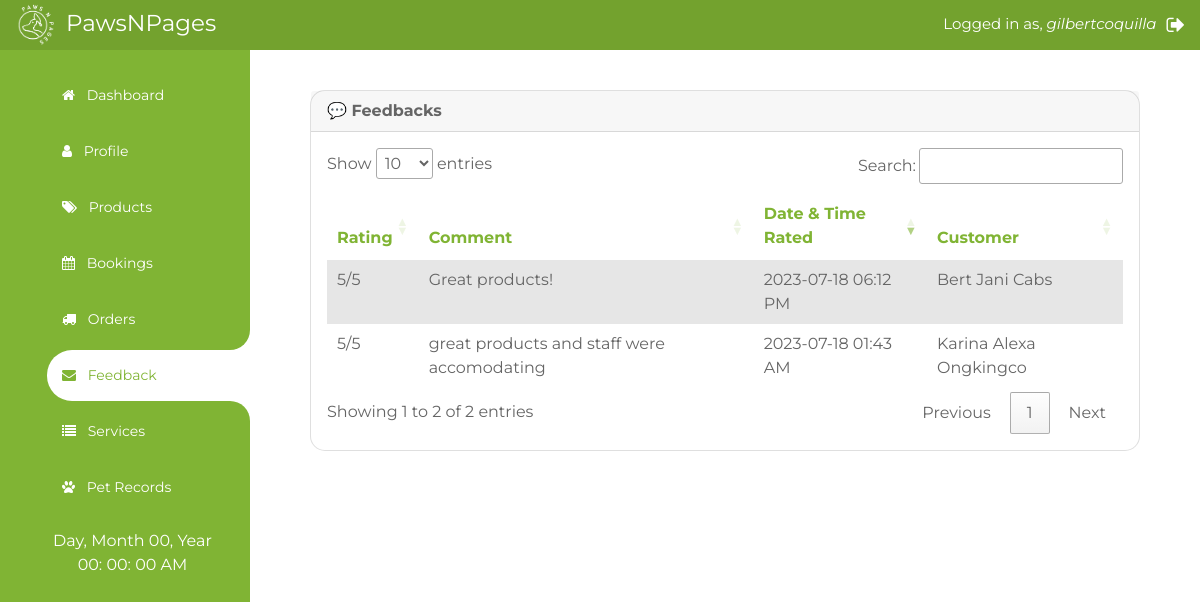
The page /feedbacks_admin.php (signed in) on the database its author committed.
### tables this page shows
CREATE TABLE `users` (
  `UserID` int(11) NOT NULL,
  `FirstName` varchar(100) NOT NULL,
  `MiddleName` varchar(100) NOT NULL,
  `LastName` varchar(100) NOT NULL,
  `ContactNo` varchar(20) NOT NULL,
  `Birth_Date` date DEFAULT NULL,
  `UserType` varchar(50) NOT NULL,
  `Username` varchar(150) NOT NULL,
  `Email` varchar(200) NOT NULL,
  `Password` varchar(100) NOT NULL,
  `DateTimeModified` datetime DEFAULT NULL
);

CREATE TABLE `feedback` (
  `FeedbackID` int(11) NOT NULL,
  `Rating` float NOT NULL,
  `OverallFeedback` varchar(5000) DEFAULT NULL,
  `DateTimeRated` datetime DEFAULT NULL,
  `ClinicID` int(11) DEFAULT NULL,
  `UserID` int(11) DEFAULT NULL,
  `OrderID` int(11) DEFAULT NULL
);

### feedbacks_admin.php (the view, shortened to what this page needs)
<?php
include('connection.php');
$userID = $_SESSION["id"];
$usertype = $_SESSION['usertype'];
$ret_ca = mysqli_query($con, "SELECT * FROM users, clinics WHERE users.UserID = clinics.UserID AND clinics.UserID='$userID'");
$row_ca = mysqli_fetch_array($ret_ca);
$clinicID = $row_ca['ClinicID'];
?>
<!DOCTYPE html>
<html lang="en">
<head>
    <link rel="stylesheet" href="https://stackpath.bootstrapcdn.com/bootstrap/4.5.0/css/bootstrap.min.css">
    <link rel="stylesheet" href="https://maxcdn.bootstrapcdn.com/font-awesome/4.7.0/css/font-awesome.min.css">
    <link href="https://cdn.jsdelivr.net/npm/bootstrap-icons@1.4.1/font/bootstrap-icons.css" rel="stylesheet">
    <link href="lib/flaticon/font/flaticon.css" rel="stylesheet">
    <link href="lib/owlcarousel/assets/owl.carousel.min.css" rel="stylesheet">
    <link href="css/bootstrap.min.css" rel="stylesheet">
    <link href="css/style.css" rel="stylesheet">
</head>
<body onload="initClock()">
    <div style="width:100%; height:50px; background-color:#73a22e;">
        <p style="color:white; font-size:23px; padding-left:10px;"><img src="img/logo_white.png" height="50px">&nbsp;PawsNPages
            <?php
            $ret = mysqli_query($con, "SELECT * FROM users WHERE UserID='$userID'");
            while ($row = mysqli_fetch_array($ret)) {
            ?>
                <a href="logout.php" style="color:white; font-size:20px; padding-top:10px; float:right; padding-right:15px;"><i class="fa fa-sign-out"></i></a><a style="color:white; font-size:15px; padding-top:13px; float:right; padding-left:10px; padding-right:10px;">Logged in as, <i><?php echo $row['Username'] ?></i></a>&nbsp;&nbsp;
        </p>
    <?php } ?>
    </div>
    <div class="wrapper">
        <div class="side_bar">
            <div class="side_bar_bottom">
                <ul>
                    <li>
                        <a href="dashboard.php"><span class="icon"><i class="fa fa-home"></i></span>
                            <span class="item">Dashboard</span></a>
                    </li>
                    <li>
                        <a href="clinicadmin.php"><span class="icon"><i class="fa fa-user"></i></span>
                            <span class="item">Profile</span></a>
                    </li>
                    <li>
                        <a href="supplies.php"><span class="icon"><i class="fa fa-tags"></i></span>
                            <span class="item">Products</span></a>
                    </li>
                    <li>
                        <a href="bookings.php"><span class="icon"><i class="fa fa-calendar"></i></span>
                            <span class="item">Bookings</span></a>
                    </li>
                    <li>
                        <a href="orders_admin.php"><span class="icon"><i class="fa fa-truck"></i></span>
                            <span class="item">Orders</span></a>
                    </li>
                    <li class="active">
                        <span class="top_curve"></span>
                        <a href="feedbacks_admin.php"><span class="icon"><i class="fa fa-envelope"></i></span>
                            <span class="item">Feedback</span></a>
                        <span class="bottom_curve"></span>
                    </li>
                    <li>
                        <a href="services.php"><span class="icon"><i class="fa fa-list"></i></span>
                            <span class="item">Services</span></a>
                    </li>
                    <li>
                        <a href="petsearch.php"><span class="icon"><i class="fa fa-paw"></i></span>
                            <span class="item">Pet Records</span></a>
                    </li>
                </ul>
                <div class="datetime" style="color:white;  text-align:center;">
                    <div class="date">
                        <span id="dayname">Day</span>,
                        <span id="month">Month</span>
                        <span id="daynum">00</span>,
                        <span id="year">Year</span>
                    </div>
                    <div class="time">
                        <span id="hour">00</span>:
                        <span id="minutes">00</span>:
                        <span id="seconds">00</span>
                        <span id="period">AM</span>
                    </div>
                </div>
            </div>
        </div>
        <?php if ($usertype == 'Clinic Administrator') { ?>
            <div class="main_container">
                <div style="padding-right:30px; padding-left:30px; padding-top:10px;">
                    <div class="card mb-4 mb-xl-0" style="border-radius: 15px;">
                        <div class="card-header userProfile-font">
                            <b style="padding-top:10px;">💬 Feedbacks</b>
                        </div>
                        <div class="card-body text-center">
                            <table class="table table-striped table-hover" id="feedbacks" style="border:0px; text-align: left;">
                                <thead>
                                    <tr class="table100-head">
                                        <th class="column1" style="border:0px; color:#80b434;">Rating</th>
                                        <th class="column1" style="border:0px; color:#80b434;">Comment</th>
                                        <th class="column1" style="border:0px; color:#80b434;">Date & Time Rated</th>
                                        <th class="column1" style="border:0px; color:#80b434;">Customer</th>
                                    </tr>
                                </thead>
                                <tbody style="border:0px;">
                                    <?php
                                    $ret = mysqli_query($con, "SELECT * FROM feedback, users, clinics WHERE feedback.UserID = users.UserID AND feedback.ClinicID = clinics.ClinicID AND feedback.ClinicID = '$clinicID'");
                                    $row = mysqli_num_rows($ret);
                                    if ($row > 0) {
                                        while ($row = mysqli_fetch_array($ret)) {
                                            $date = new DateTime($row['DateTimeRated']);
                                    ?>
                                            <tr border:0px;>
                                                <td style="border:0px;"><?php echo $row['Rating']; ?>/5</td>
                                                <td style="border:0px;"><?php echo $row['OverallFeedback']; ?></td>
                                                <td style="border:0px;"><?php echo $date->format('Y-m-d h:i A'); ?></td>
                                                <td style="border:0px;"><?php echo $row['FirstName'] . ' ' .  $row['MiddleName'] . ' ' . $row['LastName'] ?></td>
                                            </tr>
                                        <?php
                                        }
                                    } ?>
                                </tbody>
                            </table>
                        </div>
                    </div>
                </div>
            </div>
        <?php } ?>
    </div>
    <link rel="stylesheet" type="text/css" href="https://cdn.datatables.net/1.13.4/css/jquery.dataTables.min.css" />
</body>
</html>

### css/style.css (style rules this page uses)
:root { --primary: #7AB730; --secondary: #FFD33C; --light: #F3F3F3; --dark: #212121; }

### feedbacks_admin.php (style rules this page uses)
* { margin: 0; padding: 0; box-sizing: border-box; outline: none; text-decoration: none; list-style: none; font-family: 'Montserrat', sans-serif; }
.wrapper { background: white; display: flex; }
.side_bar { width: 250px; background: #80b434; }
.main_container { width: calc(100% - 250px); padding: 30px; min-height: 100vh; }
.side_bar .side_bar_bottom { background: #80b434; padding: 20px 0; padding-left: 15px; height: 100%; }
.side_bar .side_bar_bottom ul li { position: relative; }
.side_bar .side_bar_bottom ul li a { display: block; padding: 15px; font-size: 14px; color: white; margin-bottom: 5px; }
.side_bar .side_bar_bottom ul li a .icon { margin-right: 8px; }
.side_bar .side_bar_bottom ul li.active a { background: white; color: #80b434; border-top-left-radius: 25px; border-bottom-left-radius: 25px; }
.side_bar .side_bar_bottom ul li.active .top_curve, .side_bar .side_bar_bottom ul li.active .bottom_curve { position: absolute; left: 0; width: 100%; height: 20px; background: white; }
.side_bar .side_bar_bottom ul li.active .top_curve { top: -20px; }
.side_bar .side_bar_bottom ul li.active .bottom_curve { bottom: -20px; }
.side_bar .side_bar_bottom ul li.active .top_curve:before, .side_bar .side_bar_bottom ul li.active .bottom_curve:before { content: ""; position: absolute; top: 0; left: 0; width: 100%; height: 100%; background: #80b434; }
.side_bar .side_bar_bottom ul li.active .top_curve:before { border-bottom-right-radius: 25px; }
.side_bar .side_bar_bottom ul li.active .bottom_curve:before { border-top-right-radius: 25px; }

### rows shown on the page
users: Username "gilbertcoquilla"
feedback: Rating "5", OverallFeedback "great products and staff were accomodating", DateTimeRated "2023-07-18 01:43 AM", UserID.FirstName "Karina", UserID.MiddleName "Alexa", UserID.LastName "Ongkingco"
feedback: Rating "5", OverallFeedback "Great products!", DateTimeRated "2023-07-18 06:12 PM", UserID.FirstName "Bert", UserID.MiddleName "Jani", UserID.LastName "Cabs"
